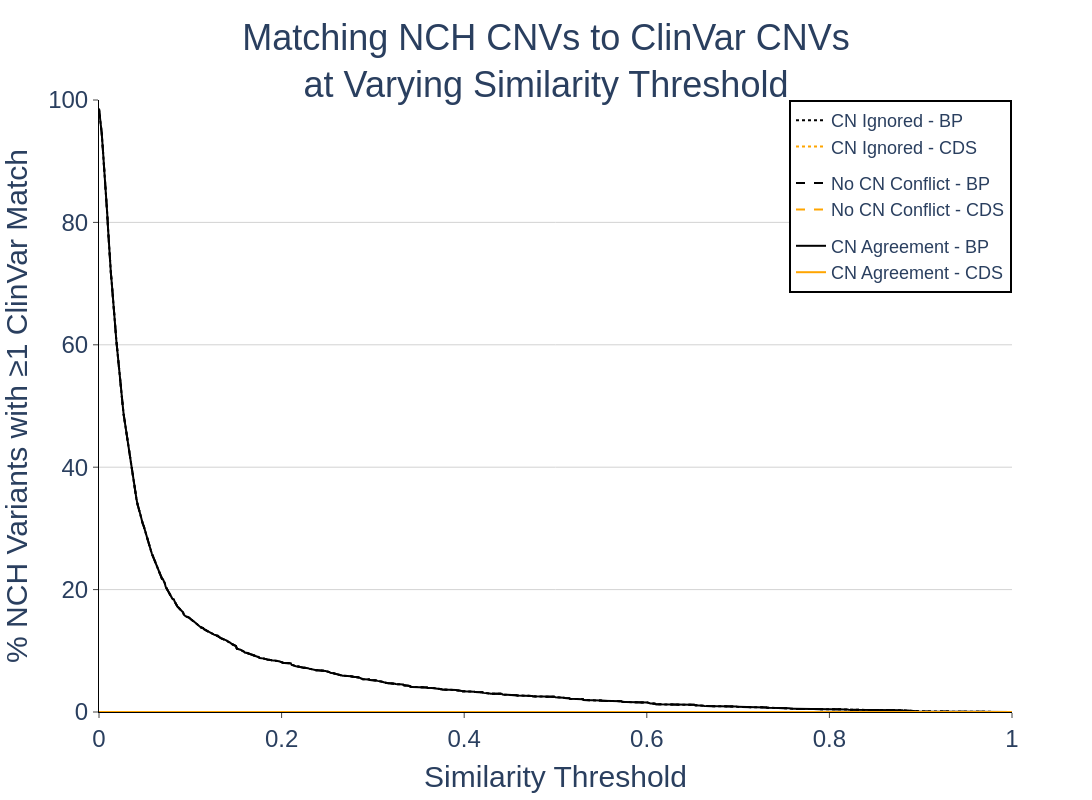

Notebook code for this chart:
### Code cell
fig = jaccard_matching_figure(
    match_df_nc_path
)

fig

### Figure 1 — Plotly figure (JSON) as saved in the notebook; plotly's stock layout.template omitted (floating-point values rounded to 4 significant figures; data arrays with more than 128 entries replaced by an {"elided": "..."} marker saying what was removed)
{"data": [{"legendgroup": "ignore", "line": {"dash": "dot"}, "marker": {"color": "black"}, "name": "CN Ignored - BP", "type": "scatter", "x": {"elided": "1001 float values"}, "y": {"elided": "1001 float values"}}, {"legendgroup": "no_disagree", "line": {"dash": "dash"}, "marker": {"color": "black"}, "name": "No CN Conflict - BP", "type": "scatter", "x": {"elided": "1001 float values"}, "y": {"elided": "1001 float values"}}, {"legendgroup": "agree", "line": {"dash": "solid"}, "marker": {"color": "black"}, "name": "CN Agreement - BP", "type": "scatter", "x": {"elided": "1001 float values"}, "y": {"elided": "1001 float values"}}, {"legendgroup": "ignore", "line": {"dash": "dot"}, "marker": {"color": "orange"}, "name": "CN Ignored - CDS", "type": "scatter", "x": {"elided": "1001 float values"}, "y": {"elided": "1001 float values"}}, {"legendgroup": "no_disagree", "line": {"dash": "dash"}, "marker": {"color": "orange"}, "name": "No CN Conflict - CDS", "type": "scatter", "x": {"elided": "1001 float values"}, "y": {"elided": "1001 float values"}}, {"legendgroup": "agree", "line": {"dash": "solid"}, "marker": {"color": "orange"}, "name": "CN Agreement - CDS", "type": "scatter", "x": {"elided": "1001 float values"}, "y": {"elided": "1001 float values"}}], "layout": {"font": {"family": "Arial", "size": 24}, "height": 800, "legend": {"bordercolor": "black", "borderwidth": 2, "font": {"size": 18}, "x": 1, "xanchor": "right", "y": 1, "yanchor": "top"}, "plot_bgcolor": "white", "title": {"font": {"size": 36}, "text": "Matching NCH CNVs to ClinVar CNVs<br>at Varying Similarity Threshold", "x": 0.5}, "width": 1200, "xaxis": {"linecolor": "black", "range": [0, 1], "ticks": "outside", "title": {"font": {"size": 30}, "text": "Similarity Threshold"}}, "yaxis": {"gridcolor": "lightgray", "linecolor": "black", "range": [0, 100], "ticks": "outside", "title": {"font": {"size": 30}, "text": "% NCH Variants with ≥1 ClinVar Match"}}}}
